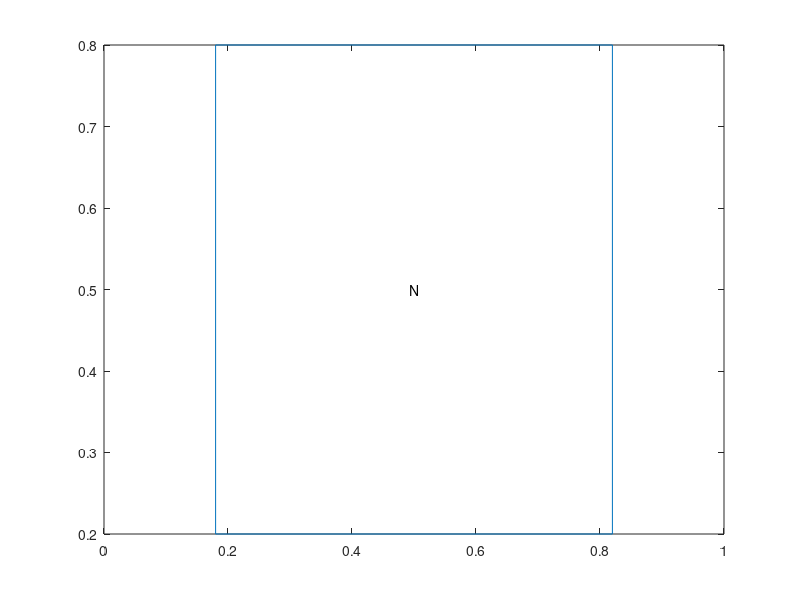

The MATLAB source for this figure:


patch([0.18,0.82,0.82,0.18,0.18],[0.8,0.8,0.2,0.2,0.8],[0.9375,0.9375,0.9375])
plot([0,0.18],[0.5,0.5])
plot([0.82,1],[0.5,0.5])
plot([0.18,0.82,0.82,0.18,0.18],[0.8,0.8,0.2,0.2,0.8])
text(0.5,0.5,'N','horizontalAlignment','center','verticalAlignment','middle')